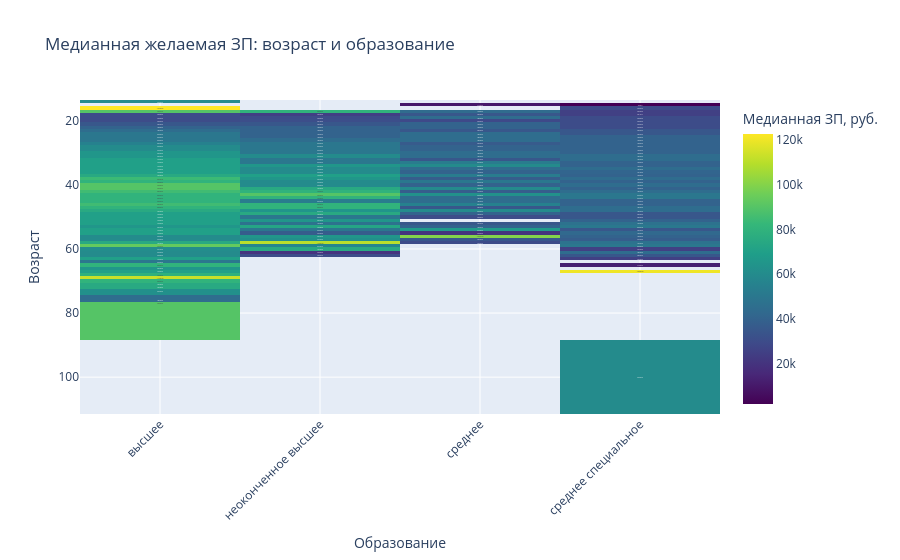

The notebook cell saved with this chart:
### Markdown cell above
7. Постройте сводную таблицу, иллюстрирующую зависимость **медианной** желаемой заработной платы от возраста (**"Возраст"**) и образования (**"Образование"**). На полученной сводной таблице постройте **тепловую карту**. Проанализируйте тепловую карту, сравнив показатели внутри групп.

### Code cell
# ваш код здесь

# Задание 4.7 Для какой категории образования наблюдается самый быстрый карьерный рост (то есть интенсивность роста заработной платы наибольшая)?

# 1. Подготовка данных
df_eda = df.copy()
df_eda = df_eda.dropna(subset=["Возраст", "Образование", "ЗП (руб)"])
df_eda = df_eda[np.isfinite(df_eda["ЗП (руб)"])]

# 2. Сводная таблица
pivot_salaries = df_eda.pivot_table(
    index="Возраст",
    columns="Образование",
    values="ЗП (руб)",
    aggfunc="median"
)

print("Сводная таблица (медианная ЗП):")
print(pivot_salaries)

# Тепловая карта
fig = px.imshow(
    pivot_salaries,
    title="Медианная желаемая ЗП: возраст и образование",
    labels=dict(x="Образование", y="Возраст", color="Медианная ЗП, руб."),
    aspect="auto",
    text_auto=".0f",
    color_continuous_scale="Viridis"
)
fig.update_layout(xaxis_tickangle=-45)
fig.show()

### Figure 1 — Plotly figure (JSON) as saved in the notebook; plotly's stock layout.template omitted (floating-point values rounded to 4 significant figures; data arrays with more than 128 entries replaced by an {"elided": "..."} marker saying what was removed)
{"data": [{"coloraxis": "coloraxis", "hovertemplate": "Образование: %{x}<br>Возраст: %{y}<br>Медианная ЗП, руб.: %{z}<extra></extra>", "name": "0", "texttemplate": "%{z:.0f}", "type": "heatmap", "x": ["высшее", "неоконченное высшее", "среднее", "среднее специальное"], "xaxis": "x", "y": [14, 15, 16, 17, 18, 19, 20, 21, 22, 23, 24, 25, 26, 27, 28, 29, 30, 31, 32, 33, 34, 35, 36, 37, 38, 39, 40, 41, 42, 43, 44, 45, 46, 47, 48, 49, 50, 51, 52, 53, 54, 55, 56, 57, 58, 59, 60, 61, 62, 63, 64, 65, 66, 67, 68, 69, 70, 71, 72, 73, 76, 77, 100], "yaxis": "y", "z": {"elided": "63x4 float values"}}], "layout": {"coloraxis": {"autocolorscale": false, "colorbar": {"title": {"text": "Медианная ЗП, руб."}}, "colorscale": [[0, "#440154"], [0.1111, "#482878"], [0.2222, "#3e4989"], [0.3333, "#31688e"], [0.4444, "#26828e"], [0.5556, "#1f9e89"], [0.6667, "#35b779"], [0.7778, "#6ece58"], [0.8889, "#b5de2b"], [1, "#fde725"]]}, "title": {"text": "Медианная желаемая ЗП: возраст и образование"}, "xaxis": {"anchor": "y", "domain": [0, 1], "tickangle": -45, "title": {"text": "Образование"}}, "yaxis": {"anchor": "x", "autorange": "reversed", "domain": [0, 1], "title": {"text": "Возраст"}}}}
